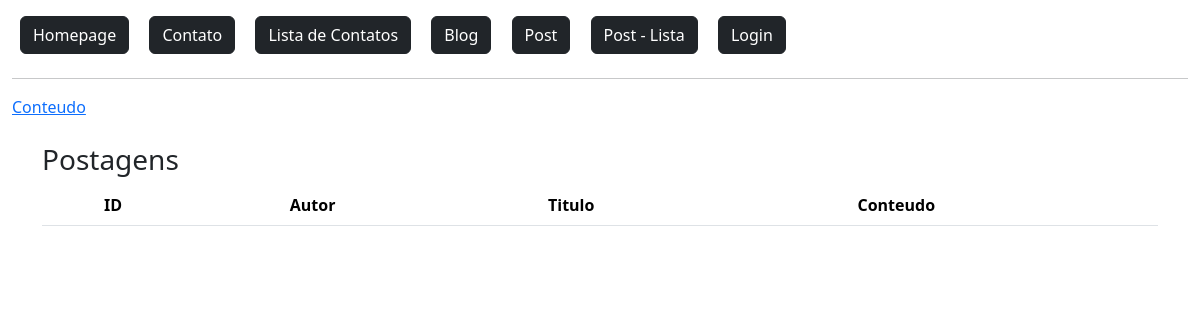
Before: / with the older database file.
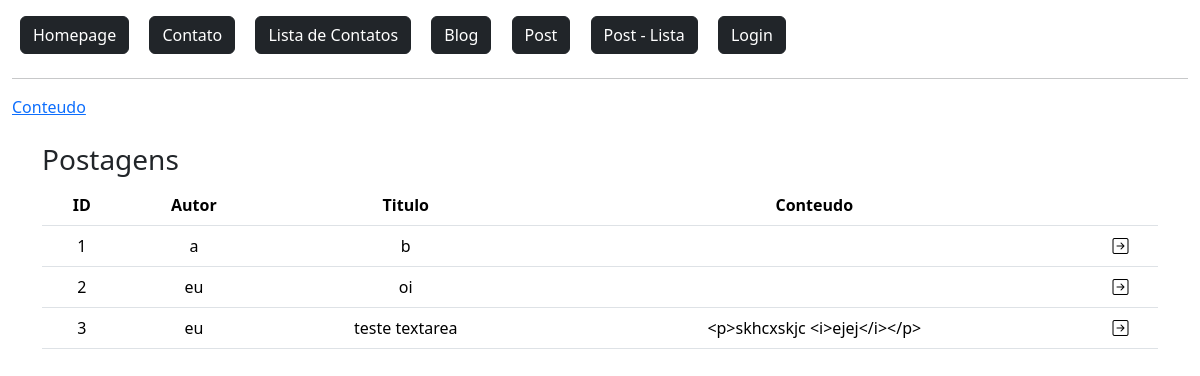
After: the same page with the newer database file.
### flaskLearn/models.py (models this page shows)
class Postagem(db.Model):
    id = db.Column(db.Integer, primary_key=True)
    data_envio = db.Column(db.DateTime, default=datetime.now())
    autor = db.Column(db.String, nullable=True)
    titulo = db.Column(db.String, nullable=True)
    conteudo = db.Column(db.String, nullable=True)

### flaskLearn/routes.py (the view)
@app.route('/')
def homepage():
    dados = Postagem.query.order_by('id')
    context = {'dados': dados.all()}
    return render_template('index.html', context=context)

### flaskLearn/templates/index.html
{% extends 'baseTemplate/base.html' %}
{% block content %}
{% include 'baseTemplate/nav.html' %}
<a href="../static/arquivo/at.pdf" download="arquivo.pdf" target="_blank">Conteudo</a>
<div class="container">
    <div class="row mt-4">
        <h3>Postagens</h3>
        <div class="col-12">
            <table class="table table-hover text-center">
                <thead class="thead-dark">
                    <tr>
                        <th>ID</th>
                        <th>Autor</th>
                        <th>Titulo</th>
                        <th>Conteudo</th>
                        <th></th>
                    </tr>
                </thead>
                <tbody>
                    {% for linha in context['dados'] %}
                        <tr>
                            <td>{{linha.id}}</td>
                            <td>{{linha.autor}}</td>
                            <td>{{linha.titulo}}</td>
                            <td>{{linha.conteudo}}</td>
                            <td>
                                <a href="{{ url_for('detailBlog', id=linha.id) }}">
                                    <i class="bi bi-arrow-right-square text-black"></i>
                                </a>
                            </td>
                        </tr>
                    {% endfor %}
                </tbody>
            </table>
        </div>
    </div>
</div>
{% endblock %}

### flaskLearn/templates/baseTemplate/base.html (shortened to what this page needs)
<!DOCTYPE html>
<html lang="en">
<head>
    <link href="https://cdn.jsdelivr.net/npm/bootstrap@5.3.3/dist/css/bootstrap.min.css" rel="stylesheet">
    <link rel="stylesheet" href="https://cdn.jsdelivr.net/npm/bootstrap-icons@1.11.3/font/bootstrap-icons.min.css">
</head>
<body>
    <section class="container-fluid mt-2">
        {% block content %}
        {% endblock %}
    </section>
</body>
</html>

### flaskLearn/templates/baseTemplate/nav.html
<a href="{{url_for('homepage')}}" class="btn btn-dark m-2">
    Homepage
</a>
<a href="{{url_for('contato')}}" class="btn btn-dark m-2">
    Contato
</a>
<a href="{{url_for('contatoLista')}}" class="btn btn-dark m-2">
    Lista de Contatos
</a>
<a href="{{url_for('editorBlog')}}" class="btn btn-dark m-2">
    Blog
</a>
<a href="{{url_for('postNovo')}}" class="btn btn-dark m-2">
    Post
</a>
<a href="{{url_for('postLista')}}" class="btn btn-dark m-2">
    Post - Lista
</a>
{% if current_user.is_authenticated %}
    <a href="{{ url_for('dashboard') }}" class="btn btn-dark m-2">
        {{ current_user.nome }} {{ current_user.sobrenome }}
    </a>
    <a href="{{ url_for('logout') }}" class="btn btn-dark m-2">
        Sair
    </a>
{% else %}
    <a href="{{url_for('login')}}" class="btn btn-dark m-2">
        Login
    </a>
{% endif %}
<hr>

Changed rows visible on the page:
added Postagem: id "1", autor "a", titulo "b"
added Postagem: id "2", autor "eu", titulo "oi"
added Postagem: id "3", autor "eu", titulo "teste textarea", conteudo "<p>skhcxskjc <i>ejej</i></p>"
